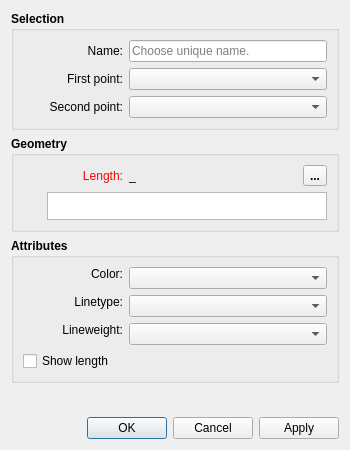
<?xml version="1.0" encoding="UTF-8"?>
<ui version="4.0">
 <class>DialogAlongLine</class>
 <widget class="QDialog" name="DialogAlongLine">
  <property name="geometry">
   <rect>
    <x>0</x>
    <y>0</y>
    <width>350</width>
    <height>450</height>
   </rect>
  </property>
  <property name="minimumSize">
   <size>
    <width>270</width>
    <height>0</height>
   </size>
  </property>
  <property name="windowTitle">
   <string>Point - On Line</string>
  </property>
  <property name="windowIcon">
   <iconset resource="../../../vmisc/share/resources/icon.qrc">
    <normaloff>:/icon/64x64/icon64x64.png</normaloff>:/icon/64x64/icon64x64.png</iconset>
  </property>
  <property name="locale">
   <locale language="English" country="UnitedStates"/>
  </property>
  <layout class="QVBoxLayout" name="verticalLayout_3">
   <item>
    <widget class="QGroupBox" name="selection_GroupBox">
     <property name="sizePolicy">
      <sizepolicy hsizetype="Expanding" vsizetype="Preferred">
       <horstretch>0</horstretch>
       <verstretch>0</verstretch>
      </sizepolicy>
     </property>
     <property name="font">
      <font>
       <pointsize>9</pointsize>
       <bold>true</bold>
      </font>
     </property>
     <property name="title">
      <string>Selection</string>
     </property>
     <layout class="QVBoxLayout" name="verticalLayout">
      <item>
       <layout class="QFormLayout" name="formLayout">
        <property name="labelAlignment">
         <set>Qt::AlignRight|Qt::AlignTrailing|Qt::AlignVCenter</set>
        </property>
        <item row="0" column="0">
         <widget class="QLabel" name="labelEditNamePoint">
          <property name="minimumSize">
           <size>
            <width>100</width>
            <height>0</height>
           </size>
          </property>
          <property name="font">
           <font>
            <pointsize>9</pointsize>
            <bold>false</bold>
           </font>
          </property>
          <property name="text">
           <string>Name:</string>
          </property>
          <property name="alignment">
           <set>Qt::AlignRight|Qt::AlignTrailing|Qt::AlignVCenter</set>
          </property>
         </widget>
        </item>
        <item row="0" column="1">
         <widget class="QLineEdit" name="lineEditNamePoint">
          <property name="sizePolicy">
           <sizepolicy hsizetype="Expanding" vsizetype="Fixed">
            <horstretch>0</horstretch>
            <verstretch>0</verstretch>
           </sizepolicy>
          </property>
          <property name="minimumSize">
           <size>
            <width>80</width>
            <height>0</height>
           </size>
          </property>
          <property name="font">
           <font>
            <pointsize>9</pointsize>
            <bold>false</bold>
           </font>
          </property>
          <property name="toolTip">
           <string>Unique name</string>
          </property>
          <property name="placeholderText">
           <string>Choose unique name.</string>
          </property>
         </widget>
        </item>
        <item row="1" column="0">
         <widget class="QLabel" name="labelFirstPoint">
          <property name="minimumSize">
           <size>
            <width>100</width>
            <height>0</height>
           </size>
          </property>
          <property name="font">
           <font>
            <pointsize>9</pointsize>
            <bold>false</bold>
           </font>
          </property>
          <property name="text">
           <string>First point:</string>
          </property>
          <property name="alignment">
           <set>Qt::AlignRight|Qt::AlignTrailing|Qt::AlignVCenter</set>
          </property>
         </widget>
        </item>
        <item row="1" column="1">
         <widget class="QComboBox" name="comboBoxFirstPoint">
          <property name="sizePolicy">
           <sizepolicy hsizetype="Expanding" vsizetype="Preferred">
            <horstretch>0</horstretch>
            <verstretch>0</verstretch>
           </sizepolicy>
          </property>
          <property name="minimumSize">
           <size>
            <width>80</width>
            <height>0</height>
           </size>
          </property>
          <property name="font">
           <font>
            <pointsize>9</pointsize>
            <bold>false</bold>
           </font>
          </property>
          <property name="toolTip">
           <string>First point of the line</string>
          </property>
         </widget>
        </item>
        <item row="2" column="0">
         <widget class="QLabel" name="labelSecondPoint">
          <property name="minimumSize">
           <size>
            <width>100</width>
            <height>0</height>
           </size>
          </property>
          <property name="font">
           <font>
            <pointsize>9</pointsize>
            <bold>false</bold>
           </font>
          </property>
          <property name="text">
           <string>Second point:</string>
          </property>
          <property name="alignment">
           <set>Qt::AlignRight|Qt::AlignTrailing|Qt::AlignVCenter</set>
          </property>
         </widget>
        </item>
        <item row="2" column="1">
         <widget class="QComboBox" name="comboBoxSecondPoint">
          <property name="sizePolicy">
           <sizepolicy hsizetype="Expanding" vsizetype="Preferred">
            <horstretch>0</horstretch>
            <verstretch>0</verstretch>
           </sizepolicy>
          </property>
          <property name="minimumSize">
           <size>
            <width>80</width>
            <height>0</height>
           </size>
          </property>
          <property name="font">
           <font>
            <pointsize>9</pointsize>
            <bold>false</bold>
           </font>
          </property>
          <property name="toolTip">
           <string>Second point of the line</string>
          </property>
         </widget>
        </item>
       </layout>
      </item>
     </layout>
    </widget>
   </item>
   <item>
    <widget class="QGroupBox" name="geometry_GroupBox">
     <property name="sizePolicy">
      <sizepolicy hsizetype="Expanding" vsizetype="Preferred">
       <horstretch>0</horstretch>
       <verstretch>0</verstretch>
      </sizepolicy>
     </property>
     <property name="font">
      <font>
       <pointsize>9</pointsize>
       <bold>true</bold>
      </font>
     </property>
     <property name="title">
      <string>Geometry</string>
     </property>
     <layout class="QVBoxLayout" name="verticalLayout_2">
      <item>
       <layout class="QHBoxLayout" name="horizontalLayout">
        <item alignment="Qt::AlignLeft">
         <widget class="QLabel" name="labelEditFormula">
          <property name="sizePolicy">
           <sizepolicy hsizetype="Fixed" vsizetype="Preferred">
            <horstretch>0</horstretch>
            <verstretch>0</verstretch>
           </sizepolicy>
          </property>
          <property name="minimumSize">
           <size>
            <width>100</width>
            <height>0</height>
           </size>
          </property>
          <property name="palette">
           <palette>
            <active>
             <colorrole role="WindowText">
              <brush brushstyle="SolidPattern">
               <color alpha="255">
                <red>255</red>
                <green>0</green>
                <blue>0</blue>
               </color>
              </brush>
             </colorrole>
            </active>
            <inactive>
             <colorrole role="WindowText">
              <brush brushstyle="SolidPattern">
               <color alpha="255">
                <red>255</red>
                <green>0</green>
                <blue>0</blue>
               </color>
              </brush>
             </colorrole>
            </inactive>
            <disabled>
             <colorrole role="WindowText">
              <brush brushstyle="SolidPattern">
               <color alpha="255">
                <red>159</red>
                <green>158</green>
                <blue>158</blue>
               </color>
              </brush>
             </colorrole>
            </disabled>
           </palette>
          </property>
          <property name="font">
           <font>
            <pointsize>9</pointsize>
            <bold>false</bold>
           </font>
          </property>
          <property name="text">
           <string>Length:</string>
          </property>
          <property name="alignment">
           <set>Qt::AlignRight|Qt::AlignTrailing|Qt::AlignVCenter</set>
          </property>
         </widget>
        </item>
        <item>
         <widget class="QLabel" name="labelResultCalculation">
          <property name="sizePolicy">
           <sizepolicy hsizetype="Expanding" vsizetype="Preferred">
            <horstretch>0</horstretch>
            <verstretch>0</verstretch>
           </sizepolicy>
          </property>
          <property name="minimumSize">
           <size>
            <width>85</width>
            <height>0</height>
           </size>
          </property>
          <property name="baseSize">
           <size>
            <width>0</width>
            <height>0</height>
           </size>
          </property>
          <property name="font">
           <font>
            <pointsize>9</pointsize>
            <bold>false</bold>
           </font>
          </property>
          <property name="toolTip">
           <string>Value</string>
          </property>
          <property name="text">
           <string notr="true">_</string>
          </property>
         </widget>
        </item>
        <item>
         <spacer name="horizontalSpacer">
          <property name="orientation">
           <enum>Qt::Horizontal</enum>
          </property>
          <property name="sizeHint" stdset="0">
           <size>
            <width>10</width>
            <height>20</height>
           </size>
          </property>
         </spacer>
        </item>
        <item alignment="Qt::AlignRight">
         <widget class="QToolButton" name="toolButtonExprLength">
          <property name="toolTip">
           <string>Formula wizard</string>
          </property>
          <property name="text">
           <string notr="true">...</string>
          </property>
          <property name="icon">
           <iconset resource="../../../vmisc/share/resources/icon.qrc">
            <normaloff>:/icon/24x24/fx.png</normaloff>:/icon/24x24/fx.png</iconset>
          </property>
          <property name="iconSize">
           <size>
            <width>24</width>
            <height>24</height>
           </size>
          </property>
         </widget>
        </item>
       </layout>
      </item>
      <item>
       <layout class="QHBoxLayout" name="horizontalLayout_3">
        <item>
         <widget class="QPushButton" name="pushButtonGrowLength">
          <property name="maximumSize">
           <size>
            <width>18</width>
            <height>18</height>
           </size>
          </property>
          <property name="sizeIncrement">
           <size>
            <width>0</width>
            <height>0</height>
           </size>
          </property>
          <property name="toolTip">
           <string>&lt;html&gt;&lt;head/&gt;&lt;body&gt;&lt;p&gt;Show full calculation in message box&lt;/p&gt;&lt;/body&gt;&lt;/html&gt;</string>
          </property>
          <property name="text">
           <string notr="true"/>
          </property>
          <property name="icon">
           <iconset theme="go-down">
            <normaloff>.</normaloff>.</iconset>
          </property>
          <property name="iconSize">
           <size>
            <width>16</width>
            <height>16</height>
           </size>
          </property>
          <property name="flat">
           <bool>true</bool>
          </property>
         </widget>
        </item>
        <item>
         <widget class="QPlainTextEdit" name="plainTextEditFormula">
          <property name="sizePolicy">
           <sizepolicy hsizetype="Expanding" vsizetype="Preferred">
            <horstretch>0</horstretch>
            <verstretch>0</verstretch>
           </sizepolicy>
          </property>
          <property name="maximumSize">
           <size>
            <width>16777215</width>
            <height>28</height>
           </size>
          </property>
          <property name="font">
           <font>
            <pointsize>9</pointsize>
            <bold>false</bold>
           </font>
          </property>
          <property name="toolTip">
           <string>Calculation</string>
          </property>
          <property name="tabChangesFocus">
           <bool>true</bool>
          </property>
          <property name="plainText">
           <string notr="true"/>
          </property>
         </widget>
        </item>
       </layout>
      </item>
     </layout>
    </widget>
   </item>
   <item>
    <widget class="QGroupBox" name="attributes_GroupBox_2">
     <property name="minimumSize">
      <size>
       <width>240</width>
       <height>0</height>
      </size>
     </property>
     <property name="font">
      <font>
       <pointsize>9</pointsize>
       <bold>true</bold>
      </font>
     </property>
     <property name="title">
      <string>Attributes</string>
     </property>
     <layout class="QVBoxLayout" name="verticalLayout_4">
      <item>
       <layout class="QFormLayout" name="formLayout_2">
        <property name="labelAlignment">
         <set>Qt::AlignRight|Qt::AlignTrailing|Qt::AlignVCenter</set>
        </property>
        <item row="1" column="0">
         <widget class="QLabel" name="lineType_Label">
          <property name="sizePolicy">
           <sizepolicy hsizetype="MinimumExpanding" vsizetype="Fixed">
            <horstretch>0</horstretch>
            <verstretch>0</verstretch>
           </sizepolicy>
          </property>
          <property name="minimumSize">
           <size>
            <width>100</width>
            <height>0</height>
           </size>
          </property>
          <property name="maximumSize">
           <size>
            <width>16777215</width>
            <height>16777215</height>
           </size>
          </property>
          <property name="font">
           <font>
            <pointsize>9</pointsize>
            <bold>false</bold>
           </font>
          </property>
          <property name="text">
           <string>Linetype:</string>
          </property>
          <property name="alignment">
           <set>Qt::AlignRight|Qt::AlignTrailing|Qt::AlignVCenter</set>
          </property>
         </widget>
        </item>
        <item row="1" column="1">
         <widget class="LineTypeComboBox" name="lineType_ComboBox">
          <property name="sizePolicy">
           <sizepolicy hsizetype="Expanding" vsizetype="Fixed">
            <horstretch>0</horstretch>
            <verstretch>0</verstretch>
           </sizepolicy>
          </property>
          <property name="minimumSize">
           <size>
            <width>80</width>
            <height>0</height>
           </size>
          </property>
          <property name="maximumSize">
           <size>
            <width>16777215</width>
            <height>16777215</height>
           </size>
          </property>
          <property name="font">
           <font>
            <pointsize>9</pointsize>
            <bold>false</bold>
           </font>
          </property>
         </widget>
        </item>
        <item row="2" column="0">
         <widget class="QLabel" name="lineWeight_Label">
          <property name="sizePolicy">
           <sizepolicy hsizetype="MinimumExpanding" vsizetype="Fixed">
            <horstretch>0</horstretch>
            <verstretch>0</verstretch>
           </sizepolicy>
          </property>
          <property name="minimumSize">
           <size>
            <width>100</width>
            <height>0</height>
           </size>
          </property>
          <property name="maximumSize">
           <size>
            <width>16777215</width>
            <height>16777215</height>
           </size>
          </property>
          <property name="font">
           <font>
            <pointsize>9</pointsize>
            <bold>false</bold>
           </font>
          </property>
          <property name="text">
           <string>Lineweight:</string>
          </property>
          <property name="alignment">
           <set>Qt::AlignRight|Qt::AlignTrailing|Qt::AlignVCenter</set>
          </property>
         </widget>
        </item>
        <item row="2" column="1">
         <widget class="LineWeightComboBox" name="lineWeight_ComboBox">
          <property name="sizePolicy">
           <sizepolicy hsizetype="Expanding" vsizetype="Fixed">
            <horstretch>0</horstretch>
            <verstretch>0</verstretch>
           </sizepolicy>
          </property>
          <property name="minimumSize">
           <size>
            <width>80</width>
            <height>0</height>
           </size>
          </property>
          <property name="font">
           <font>
            <pointsize>9</pointsize>
            <bold>false</bold>
           </font>
          </property>
         </widget>
        </item>
        <item row="0" column="0">
         <widget class="QLabel" name="lineColor_Label">
          <property name="sizePolicy">
           <sizepolicy hsizetype="MinimumExpanding" vsizetype="Fixed">
            <horstretch>0</horstretch>
            <verstretch>0</verstretch>
           </sizepolicy>
          </property>
          <property name="minimumSize">
           <size>
            <width>100</width>
            <height>0</height>
           </size>
          </property>
          <property name="maximumSize">
           <size>
            <width>16777215</width>
            <height>16777215</height>
           </size>
          </property>
          <property name="font">
           <font>
            <pointsize>9</pointsize>
            <bold>false</bold>
           </font>
          </property>
          <property name="text">
           <string>Color:</string>
          </property>
          <property name="alignment">
           <set>Qt::AlignRight|Qt::AlignTrailing|Qt::AlignVCenter</set>
          </property>
         </widget>
        </item>
        <item row="0" column="1">
         <widget class="ColorComboBox" name="lineColor_ComboBox">
          <property name="sizePolicy">
           <sizepolicy hsizetype="Expanding" vsizetype="Fixed">
            <horstretch>0</horstretch>
            <verstretch>0</verstretch>
           </sizepolicy>
          </property>
          <property name="minimumSize">
           <size>
            <width>80</width>
            <height>0</height>
           </size>
          </property>
          <property name="font">
           <font>
            <pointsize>9</pointsize>
            <bold>false</bold>
           </font>
          </property>
         </widget>
        </item>
        <item row="3" column="0" colspan="2">
         <widget class="QCheckBox" name="showLength_CheckBox">
          <property name="font">
           <font>
            <pointsize>9</pointsize>
            <bold>false</bold>
           </font>
          </property>
          <property name="text">
           <string>Show length</string>
          </property>
         </widget>
        </item>
       </layout>
      </item>
     </layout>
    </widget>
   </item>
   <item>
    <widget class="QLabel" name="label_2">
     <property name="text">
      <string/>
     </property>
    </widget>
   </item>
   <item>
    <spacer name="verticalSpacer">
     <property name="orientation">
      <enum>Qt::Vertical</enum>
     </property>
     <property name="sizeHint" stdset="0">
      <size>
       <width>20</width>
       <height>40</height>
      </size>
     </property>
    </spacer>
   </item>
   <item>
    <widget class="QDialogButtonBox" name="buttonBox">
     <property name="orientation">
      <enum>Qt::Horizontal</enum>
     </property>
     <property name="standardButtons">
      <set>QDialogButtonBox::Apply|QDialogButtonBox::Cancel|QDialogButtonBox::Ok</set>
     </property>
    </widget>
   </item>
  </layout>
 </widget>
 <customwidgets>
  <customwidget>
   <class>ColorComboBox</class>
   <extends>QComboBox</extends>
   <header location="global">color_combobox.h</header>
  </customwidget>
  <customwidget>
   <class>LineTypeComboBox</class>
   <extends>QComboBox</extends>
   <header location="global">linetype_combobox.h</header>
  </customwidget>
  <customwidget>
   <class>LineWeightComboBox</class>
   <extends>QComboBox</extends>
   <header location="global">lineweight_combobox.h</header>
  </customwidget>
 </customwidgets>
 <tabstops>
  <tabstop>plainTextEditFormula</tabstop>
  <tabstop>buttonBox</tabstop>
 </tabstops>
 <resources>
  <include location="../../../vmisc/share/resources/icon.qrc"/>
 </resources>
 <connections>
  <connection>
   <sender>buttonBox</sender>
   <signal>accepted()</signal>
   <receiver>DialogAlongLine</receiver>
   <slot>accept()</slot>
   <hints>
    <hint type="sourcelabel">
     <x>248</x>
     <y>254</y>
    </hint>
    <hint type="destinationlabel">
     <x>157</x>
     <y>274</y>
    </hint>
   </hints>
  </connection>
  <connection>
   <sender>buttonBox</sender>
   <signal>rejected()</signal>
   <receiver>DialogAlongLine</receiver>
   <slot>reject()</slot>
   <hints>
    <hint type="sourcelabel">
     <x>316</x>
     <y>260</y>
    </hint>
    <hint type="destinationlabel">
     <x>286</x>
     <y>274</y>
    </hint>
   </hints>
  </connection>
 </connections>
</ui>
